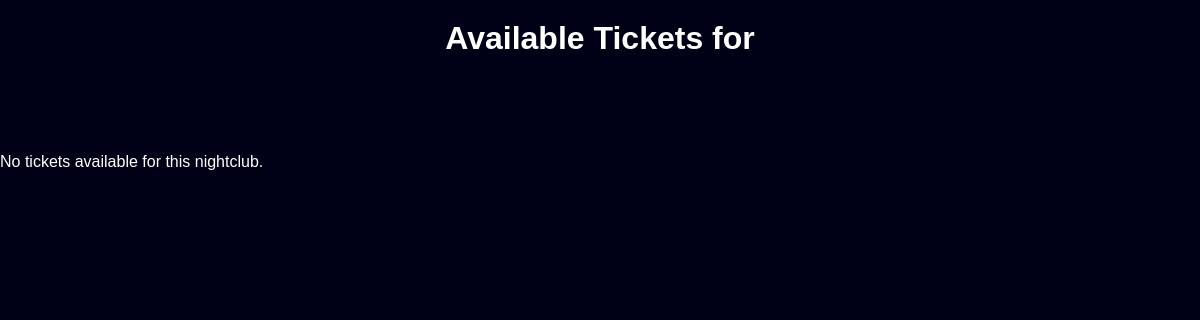
The app's page /tickets/, older data.
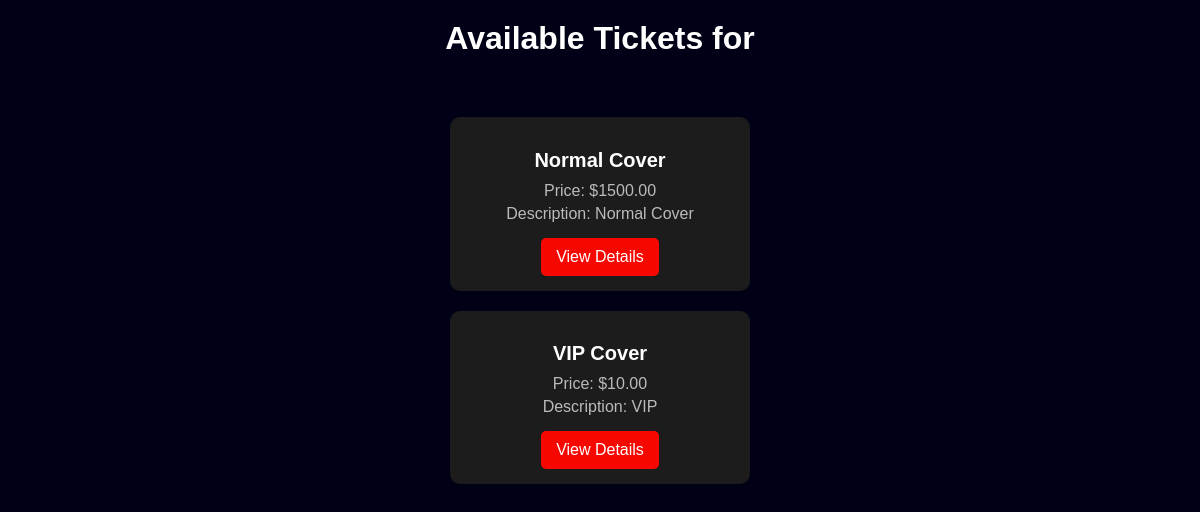
The same page, newer data.
### tickets/models.py (models this page shows, shortened)
class Ticket(models.Model):
    TICKET_CHOICES = [
        ('normal', 'Normal Cover'),
        ('vip', 'VIP Cover'),
    ]
    nightclub = models.ForeignKey(NightClub, related_name='tickets', on_delete=models.CASCADE)
    ticket_type = models.CharField(max_length=50, choices=TICKET_CHOICES)
    price = models.DecimalField(max_digits=6, decimal_places=2)
    description = models.TextField(blank=True, null=True)

### tickets/views.py (the view)
# urls.py: path('tickets/', views.TicketListView, name='ticket-list'),
def TicketListView(request):
    tickets = Ticket.objects.all()
    return render(request, 'tickets/ticket_list.html', {'tickets': tickets})

### tickets/templates/tickets/ticket_list.html (shortened to what this page needs)
<!DOCTYPE html>
<html lang="en">
<head>
    {% load static %}
    <link rel="stylesheet" href="{% static 'css/styles.css' %}">
</head>
<body>
    <header class="ticket-header">
        <h1>Available Tickets for {{ nightclub.name }}</h1>
    </header>
    <section class="ticket-grid">
    {% for ticket in tickets %}
        <div class="ticket-card">
            <div class="ticket-info">
                <h2>{{ ticket.get_ticket_type_display }}</h2>
                <p>Price: ${{ ticket.price }}</p>
                <p>Description: {{ ticket.description }}</p>
                <a href="{% url 'ticket-detail' ticket.pk %}" class="ticket-details-button">View Details</a>
            </div>
        </div>
    {% endfor %}
</section>
    {% if tickets|length == 0 %}
        <p>No tickets available for this nightclub.</p>
    {% endif %}
</body>
</html>

Row changes from the older to the newer data that the page shows:
added Ticket: ticket_type "Normal Cover", price "1500.00", description "Normal Cover"
added Ticket: ticket_type "VIP Cover", price "10.00", description "VIP"
Text that changed along with them:
text no longer shown: "No tickets available for this nightclub."
